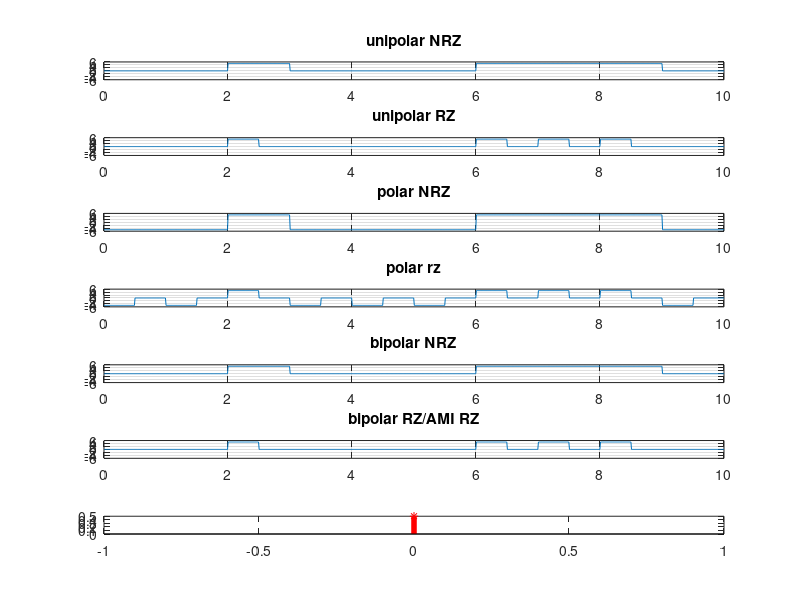
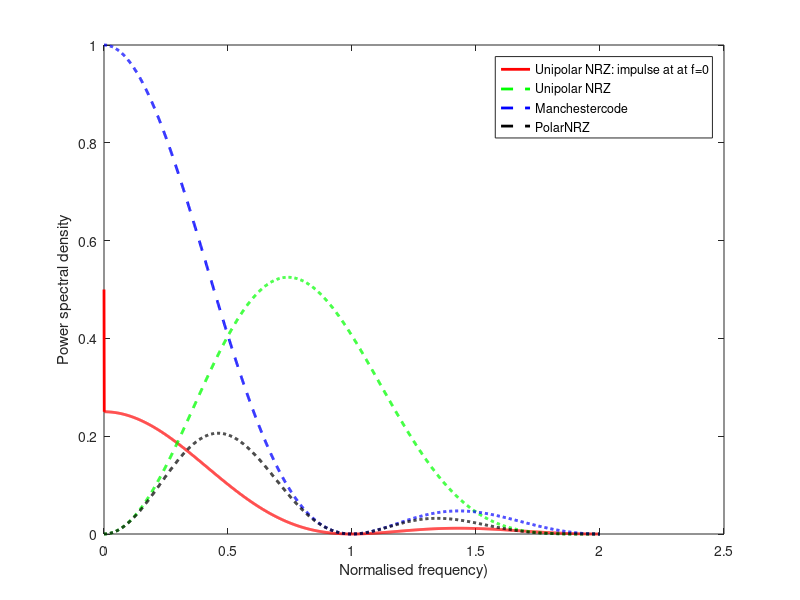
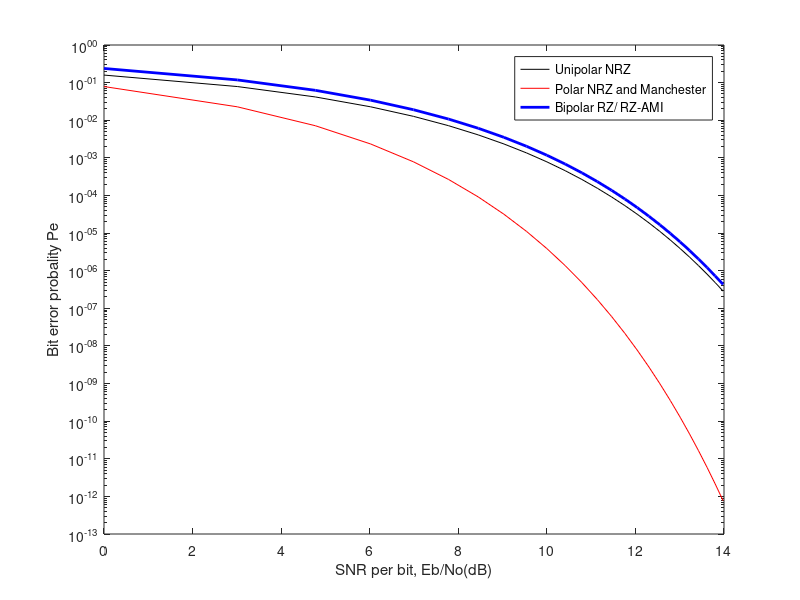

Here is the MATLAB script that generated these plots, in order:
% Generation of Line Codes, PSD and Probability of Error

clc
close all

% input paramater

N=10;
a = round(rand(1,N))
A=5;
Tb=1;
fs=100;

% unipolar NRZ
u=[];
for k=1:N
    u = [u A*a(k)*ones(1,fs)];
end
t = linspace(0, N*Tb, length(u));

%unipolar RZ
u_rz=[];
for k=1:N
    c=ones(1,fs/2);
    b=zeros(1,fs/2);
    p=[c b];
    u_rz=[u_rz A*a(k)*p];
end

%polar NRZ
P=[];
for k=1:N
    P=[P ((-1)^(a(k)+1))*A*ones(1,fs)];
end

%polar rz
p_rz=[];
for k=1:N
    c=ones(1,fs/2);
    b=zeros(1,fs/2);
    p=[c b];
    p_rz=[p_rz ((-1)^(a(k)+1))*A*p];
end

%bipolar NRZ
B=[];
count=-1;
for k=1:N;
   if a(k)==1
        if count==-1
            B=[B A*a(k)*ones(1,fs)];
            count=-1;
        end
   else
       B=[B A*a(k)*ones(1,fs)];
   end
end

%bipolar RZ/AMI RZ
b_rz=[];
count=-1;
for k=1:N
   if a(k)==1
        if count==-1
            b_rz=[b_rz A*a(k)*ones(1,fs/2) zeros(1,fs/2)];
            count=-1;
   else
       b_rz=[b_rz A*a(k)*ones(1,fs) zeros(1,fs/2)];
       count=-1
   end
else
    b_rz=[b_rz A*a(k)*ones(1,fs)];
end
end

%split- phase or manscher code
 
m=[];
for k=1:N
    c=ones(1,fs/2);
    b=zeros(1,fs/2);
    p=[c b];
    m=[m ((-1)^(a(k)+1))*A*p];
end


t=linspace(0,N*Tb,length(u));
 
figure(1)
subplot (7,1,1);
plot(t,u)
axis([0 N*Tb -6 6])
title('unipolar NRZ')
grid on

% figure(2)
subplot(7,1,2);
plot(t, u_rz)
axis([0 N*Tb -6 6])
title('unipolar RZ')
grid on

%figure(3)
subplot (7,1,3);
plot(t,P)
axis([0 N*Tb -6 6])
title('polar NRZ')
grid on
 
 
%figure(4)
subplot (7,1,4);
plot(t,p_rz)
axis([0 N*Tb -6 6])
title('polar rz')
grid on
 
%figure(5)
subplot (7,1,5);
plot(t,B)
axis([0 N*Tb -6 6])
title('bipolar NRZ')
grid on
 
%figure(6)
subplot (7,1,6);
plot(t,b_rz)
axis([0 N*Tb -6 6])
title('bipolar RZ/AMI RZ')
grid on
 
%figure(7)
subplot (7,1,7);
plot(t,m)
axis([0 N*Tb -6 6])
title('split- phase or manscher code')
grid on

% PSD:
v=1; 
R=1; 
T=1/R; 
f=0:0.001*R:2*R;  
f= f+1e-10;

%Unipolar NRZ
s=((v^2*T/4).*(sin(pi.*f*T)./(pi.*f*T)).^2);
s(1)=s(1)+(v^2/4);
ff=0;
stem(ff,s(1),'*r','LineWidth',4)
hold on;
figure(2)
plot(f,s,'-r','LineWidth',2);
hold on;


%Manchester code
s=(v.^2.*T).*((sin(pi.*f*T/2)./(pi.*f*T/2)).^2).*(sin(pi.*f*T/2).^2);
plot(f,s,'--g','LineWidth',2);
hold on;

%Polar NRZ
s=((v^2*T).*(sin(pi.*f*T)./(pi.*f*T)).^2);
plot(f,s,'--b','LineWidth',2);
hold on;

%Bipolar RZ 
s=(v.^2.*T/4).*((sin(pi.*f*T/2)./(pi.*f*T/2)).^2).*(sin(pi.*f*T).^2);
% figure(3)
plot(f,s,'--k','LineWidth',2);
legend('Unipolar NRZ: impulse at at f=0','Unipolar NRZ','Manchestercode','PolarNRZ','Bipolar RZ/ RZ-AMI');
xlabel('Normalised frequency)');
ylabel('Power spectral density');


% PE ERROR:
 
%Unipolar NRZ
E=[0:1:25]; 
 
%Unipolar NRZ
P1=(1/2)*erfc(sqrt(E/2));
 
%polar NRZ and Manchester code has same Pe for equiprobable 1's and 0's
P2=(1/2)*erfc(sqrt(E));
 
%Bipolar RZ/ RZ-AMI
P3=(3/4)*erfc(sqrt(E/2));
figure(4)
E=10*log10(E); 
semilogy(E,P1,'-k',E,P2,'-r',E,P3,'-b','LineWidth',2)
legend('Unipolar NRZ','Polar NRZ and Manchester','Bipolar RZ/ RZ-AMI','Location','best');
xlabel('SNR per bit, Eb/No(dB)');
ylabel('Bit error probality Pe');

